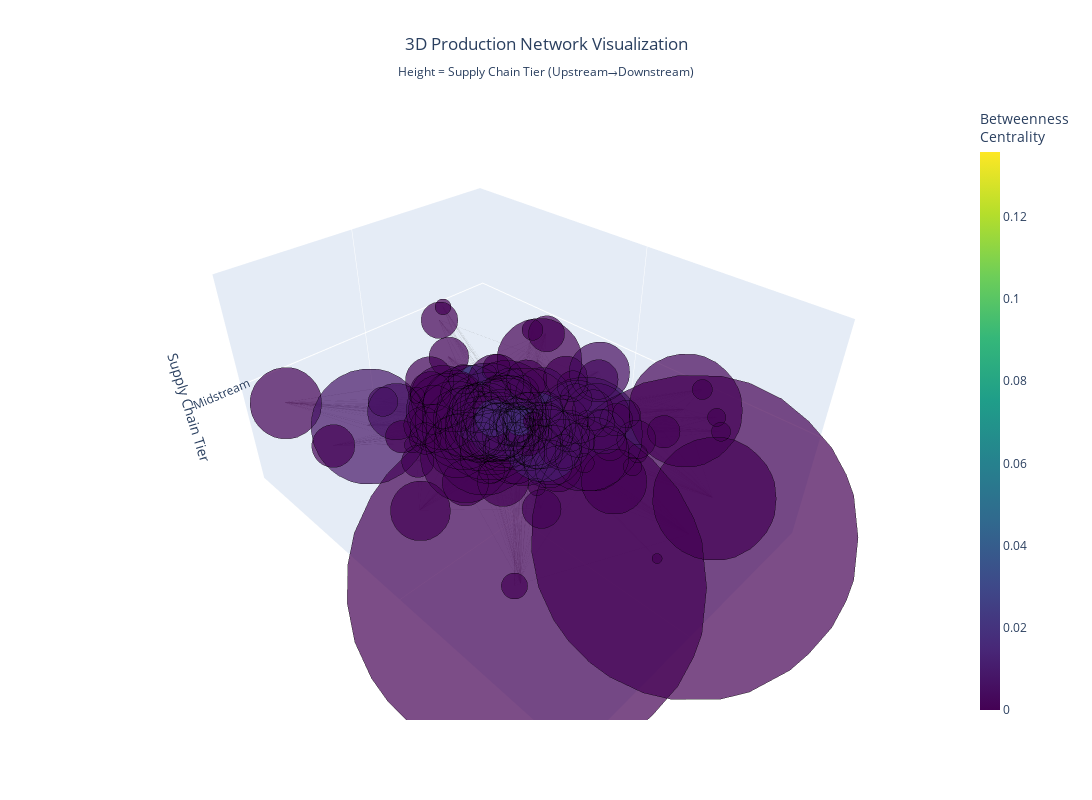

The cell this chart's notebook holds for it:
### Code cell
# Get node attributes
pagerank_scores = nx.pagerank(G)
node_sizes = [pagerank_scores[node] * 5000 for node in G.nodes()]
node_colors = [netmetrics_df[netmetrics_df['sector_name'] == node]['betweenness_centrality'].values[0] 
               if node in netmetrics_df['sector_name'].values else 0 
               for node in G.nodes()]

# Create edge traces
edge_x = []
edge_y = []
edge_z = []

for edge in G.edges():
    x0, y0, z0 = pos_3d[edge[0]]
    x1, y1, z1 = pos_3d[edge[1]]
    edge_x.extend([x0, x1, None])
    edge_y.extend([y0, y1, None])
    edge_z.extend([z0, z1, None])

# Create figure
fig = go.Figure()

# Add edges
fig.add_trace(go.Scatter3d(
    x=edge_x, y=edge_y, z=edge_z,
    mode='lines',
    line=dict(color='gray', width=0.5),
    hoverinfo='none',
    showlegend=False,
    opacity=0.3
))

# Add nodes
fig.add_trace(go.Scatter3d(
    x=node_x, y=node_y, z=node_z,
    mode='markers',
    marker=dict(
        size=node_sizes,
        color=node_colors,
        colorscale='Viridis',
        colorbar=dict(title="Betweenness<br>Centrality", thickness=20),
        line=dict(color='black', width=0.5),
        sizemode='diameter'
    ),
    text=list(G.nodes()),
    hovertemplate='<b>%{text}</b><br>PageRank: %{marker.size:.4f}<extra></extra>',
    showlegend=False
))

# Update layout
fig.update_layout(
    title=dict(
        text='3D Production Network Visualization<br><sub>Height = Supply Chain Tier (Upstream→Downstream)</sub>',
        x=0.5,
        xanchor='center'
    ),
    scene=dict(
        xaxis=dict(title='', showticklabels=False, showgrid=False),
        yaxis=dict(title='', showticklabels=False, showgrid=False),
        zaxis=dict(title='Supply Chain Tier', showgrid=True, 
                   ticktext=['Upstream', 'Midstream', 'Downstream'],
                   tickvals=[0, 50, 100]),
        bgcolor='white'
    ),
    width=1200,
    height=800,
    showlegend=False,
    hovermode='closest'
)

# Save and show
fig.write_html('network_3d_visualization.html')
fig.show()

print("3D network visualization created!")
print("  Rotate by clicking and dragging")
print("  Zoom with scroll wheel")
print("  Hover over nodes for details")

### Figure 1 — Plotly figure (JSON) as saved in the notebook; plotly's stock layout.template omitted (floating-point values rounded to 4 significant figures; data arrays with more than 128 entries replaced by an {"elided": "..."} marker saying what was removed)
{"data": [{"hoverinfo": "none", "line": {"color": "gray", "width": 0.5}, "mode": "lines", "opacity": 0.3, "showlegend": false, "type": "scatter3d", "x": {"elided": "10203 float values"}, "y": {"elided": "10203 float values"}, "z": {"elided": "10203 int values"}}, {"hovertemplate": "<b>%{text}</b><br>PageRank: %{marker.size:.4f}<extra></extra>", "marker": {"color": {"elided": "131 float values"}, "colorbar": {"thickness": 20, "title": {"text": "Betweenness<br>Centrality"}}, "colorscale": [[0, "#440154"], [0.1111, "#482878"], [0.2222, "#3e4989"], [0.3333, "#31688e"], [0.4444, "#26828e"], [0.5556, "#1f9e89"], [0.6667, "#35b779"], [0.7778, "#6ece58"], [0.8889, "#b5de2b"], [1, "#fde725"]], "line": {"color": "black", "width": 0.5}, "size": {"elided": "131 float values"}, "sizemode": "diameter"}, "mode": "markers", "showlegend": false, "text": {"elided": "131 str values"}, "type": "scatter3d", "x": {"elided": "131 float values"}, "y": {"elided": "131 float values"}, "z": {"elided": "131 int values"}}], "layout": {"height": 800, "hovermode": "closest", "scene": {"bgcolor": "white", "xaxis": {"showgrid": false, "showticklabels": false, "title": {"text": ""}}, "yaxis": {"showgrid": false, "showticklabels": false, "title": {"text": ""}}, "zaxis": {"showgrid": true, "ticktext": ["Upstream", "Midstream", "Downstream"], "tickvals": [0, 50, 100], "title": {"text": "Supply Chain Tier"}}}, "showlegend": false, "title": {"text": "3D Production Network Visualization<br><sub>Height = Supply Chain Tier (Upstream→Downstream)</sub>", "x": 0.5, "xanchor": "center"}, "width": 1200}}
